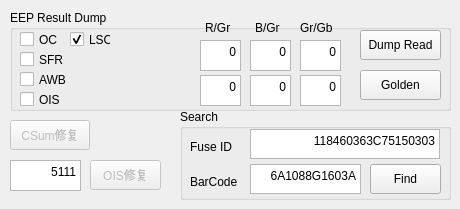
   <widget class="QWidget" name="tab">
    <attribute name="title">
     <string>Parser</string>
    </attribute>
    <widget class="QPushButton" name="pushButton_golden">
     <property name="geometry">
      <rect>
       <x>-130</x>
       <y>50</y>
       <width>91</width>
       <height>30</height>
      </rect>
     </property>
     <property name="text">
      <string>AWB Golden</string>
     </property>
     <property name="checkable">
      <bool>false</bool>
     </property>
    </widget>
    <widget class="QTextEdit" name="R_Gr31">
     <property name="geometry">
      <rect>
       <x>200</x>
       <y>75</y>
       <width>41</width>
       <height>31</height>
      </rect>
     </property>
     <property name="verticalScrollBarPolicy">
      <enum>Qt::ScrollBarAlwaysOff</enum>
     </property>
     <property name="horizontalScrollBarPolicy">
      <enum>Qt::ScrollBarAlwaysOff</enum>
     </property>
     <property name="html">
      <string>&lt;!DOCTYPE HTML PUBLIC &quot;-//W3C//DTD HTML 4.0//EN&quot; &quot;http://www.w3.org/TR/REC-html40/strict.dtd&quot;&gt;
&lt;html&gt;&lt;head&gt;&lt;meta name=&quot;qrichtext&quot; content=&quot;1&quot; /&gt;&lt;style type=&quot;text/css&quot;&gt;
p, li { white-space: pre-wrap; }
&lt;/style&gt;&lt;/head&gt;&lt;body style=&quot; font-family:'SimSun'; font-size:9pt; font-weight:400; font-style:normal;&quot;&gt;
&lt;p align=&quot;right&quot; style=&quot; margin-top:0px; margin-bottom:0px; margin-left:0px; margin-right:0px; -qt-block-indent:0; text-indent:0px;&quot;&gt;0&lt;/p&gt;&lt;/body&gt;&lt;/html&gt;</string>
     </property>
    </widget>
    <widget class="QGroupBox" name="groupBox">
     <property name="geometry">
      <rect>
       <x>10</x>
       <y>10</y>
       <width>441</width>
       <height>101</height>
      </rect>
     </property>
     <property name="title">
      <string>EEP Result Dump</string>
     </property>
     <widget class="QPushButton" name="pushButton_dumpRead">
      <property name="geometry">
       <rect>
        <x>350</x>
        <y>20</y>
        <width>81</width>
        <height>30</height>
       </rect>
      </property>
      <property name="text">
       <string>Dump Read</string>
      </property>
      <property name="checkable">
       <bool>false</bool>
      </property>
     </widget>
     <widget class="QCheckBox" name="checkBox_OIS">
      <property name="geometry">
       <rect>
        <x>10</x>
        <y>80</y>
        <width>61</width>
        <height>19</height>
       </rect>
      </property>
      <property name="text">
       <string>OIS</string>
      </property>
      <property name="checked">
       <bool>false</bool>
      </property>
     </widget>
     <widget class="QPushButton" name="pushButton_golden_select">
      <property name="geometry">
       <rect>
        <x>350</x>
        <y>60</y>
        <width>81</width>
        <height>30</height>
       </rect>
      </property>
      <property name="text">
       <string>Golden</string>
      </property>
      <property name="checkable">
       <bool>false</bool>
      </property>
     </widget>
     <widget class="QCheckBox" name="checkBox_AWB">
      <property name="geometry">
       <rect>
        <x>10</x>
        <y>60</y>
        <width>61</width>
        <height>19</height>
       </rect>
      </property>
      <property name="text">
       <string>AWB</string>
      </property>
      <property name="checked">
       <bool>false</bool>
      </property>
     </widget>
     <widget class="QLabel" name="label_7">
      <property name="geometry">
       <rect>
        <x>195</x>
        <y>10</y>
        <width>31</width>
        <height>16</height>
       </rect>
      </property>
      <property name="text">
       <string>&lt;html&gt;&lt;head/&gt;&lt;body&gt;&lt;p&gt;R/Gr&lt;/p&gt;&lt;/body&gt;&lt;/html&gt;</string>
      </property>
     </widget>
     <widget class="QCheckBox" name="checkBox_SFR">
      <property name="geometry">
       <rect>
        <x>10</x>
        <y>40</y>
        <width>61</width>
        <height>19</height>
       </rect>
      </property>
      <property name="text">
       <string>SFR</string>
      </property>
      <property name="checked">
       <bool>false</bool>
      </property>
     </widget>
     <widget class="QCheckBox" name="checkBox_OC">
      <property name="geometry">
       <rect>
        <x>10</x>
        <y>20</y>
        <width>61</width>
        <height>19</height>
       </rect>
      </property>
      <property name="text">
       <string>OC</string>
      </property>
      <property name="checkable">
       <bool>false</bool>
      </property>
      <property name="checked">
       <bool>false</bool>
      </property>
     </widget>
     <widget class="QCheckBox" name="checkBox_LSC">
      <property name="geometry">
       <rect>
        <x>60</x>
        <y>20</y>
        <width>41</width>
        <height>19</height>
       </rect>
      </property>
      <property name="text">
       <string>LSC</string>
      </property>
      <property name="checked">
       <bool>true</bool>
      </property>
     </widget>
    </widget>
    <widget class="QPushButton" name="pushButton_checkSum">
     <property name="enabled">
      <bool>false</bool>
     </property>
     <property name="geometry">
      <rect>
       <x>10</x>
       <y>120</y>
       <width>80</width>
       <height>30</height>
      </rect>
     </property>
     <property name="text">
      <string>CSum修复</string>
     </property>
     <property name="checkable">
      <bool>false</bool>
     </property>
    </widget>
    <widget class="QTextEdit" name="ois_version">
     <property name="geometry">
      <rect>
       <x>10</x>
       <y>160</y>
       <width>71</width>
       <height>31</height>
      </rect>
     </property>
     <property name="verticalScrollBarPolicy">
      <enum>Qt::ScrollBarAlwaysOff</enum>
     </property>
     <property name="horizontalScrollBarPolicy">
      <enum>Qt::ScrollBarAlwaysOff</enum>
     </property>
     <property name="html">
      <string>&lt;!DOCTYPE HTML PUBLIC &quot;-//W3C//DTD HTML 4.0//EN&quot; &quot;http://www.w3.org/TR/REC-html40/strict.dtd&quot;&gt;
&lt;html&gt;&lt;head&gt;&lt;meta name=&quot;qrichtext&quot; content=&quot;1&quot; /&gt;&lt;style type=&quot;text/css&quot;&gt;
p, li { white-space: pre-wrap; }
&lt;/style&gt;&lt;/head&gt;&lt;body style=&quot; font-family:'SimSun'; font-size:9pt; font-weight:400; font-style:normal;&quot;&gt;
&lt;p align=&quot;right&quot; style=&quot; margin-top:0px; margin-bottom:0px; margin-left:0px; margin-right:0px; -qt-block-indent:0; text-indent:0px;&quot;&gt;5111&lt;/p&gt;&lt;/body&gt;&lt;/html&gt;</string>
     </property>
    </widget>
    <widget class="QPushButton" name="pushButton_ois_repair">
     <property name="enabled">
      <bool>false</bool>
     </property>
     <property name="geometry">
      <rect>
       <x>90</x>
       <y>160</y>
       <width>71</width>
       <height>30</height>
      </rect>
     </property>
     <property name="text">
      <string>OIS修复</string>
     </property>
     <property name="checkable">
      <bool>false</bool>
     </property>
    </widget>
    <widget class="QTextEdit" name="B_Gr31">
     <property name="geometry">
      <rect>
       <x>250</x>
       <y>75</y>
       <width>41</width>
       <height>31</height>
      </rect>
     </property>
     <property name="verticalScrollBarPolicy">
      <enum>Qt::ScrollBarAlwaysOff</enum>
     </property>
     <property name="horizontalScrollBarPolicy">
      <enum>Qt::ScrollBarAlwaysOff</enum>
     </property>
     <property name="html">
      <string>&lt;!DOCTYPE HTML PUBLIC &quot;-//W3C//DTD HTML 4.0//EN&quot; &quot;http://www.w3.org/TR/REC-html40/strict.dtd&quot;&gt;
&lt;html&gt;&lt;head&gt;&lt;meta name=&quot;qrichtext&quot; content=&quot;1&quot; /&gt;&lt;style type=&quot;text/css&quot;&gt;
p, li { white-space: pre-wrap; }
&lt;/style&gt;&lt;/head&gt;&lt;body style=&quot; font-family:'SimSun'; font-size:9pt; font-weight:400; font-style:normal;&quot;&gt;
&lt;p align=&quot;right&quot; style=&quot; margin-top:0px; margin-bottom:0px; margin-left:0px; margin-right:0px; -qt-block-indent:0; text-indent:0px;&quot;&gt;0&lt;/p&gt;&lt;/body&gt;&lt;/html&gt;</string>
     </property>
    </widget>
    <widget class="QLabel" name="label_10">
     <property name="geometry">
      <rect>
       <x>255</x>
       <y>20</y>
       <width>31</width>
       <height>16</height>
      </rect>
     </property>
     <property name="text">
      <string>&lt;html&gt;&lt;head/&gt;&lt;body&gt;&lt;p&gt;B/Gr&lt;/p&gt;&lt;/body&gt;&lt;/html&gt;</string>
     </property>
    </widget>
    <widget class="QLabel" name="label_11">
     <property name="geometry">
      <rect>
       <x>300</x>
       <y>20</y>
       <width>41</width>
       <height>16</height>
      </rect>
     </property>
     <property name="text">
      <string>&lt;html&gt;&lt;head/&gt;&lt;body&gt;&lt;p&gt;Gr/Gb&lt;/p&gt;&lt;/body&gt;&lt;/html&gt;</string>
     </property>
    </widget>
    <widget class="QTextEdit" name="Gr_Gb31">
     <property name="geometry">
      <rect>
       <x>300</x>
       <y>75</y>
       <width>41</width>
       <height>31</height>
      </rect>
     </property>
     <property name="verticalScrollBarPolicy">
      <enum>Qt::ScrollBarAlwaysOff</enum>
     </property>
     <property name="horizontalScrollBarPolicy">
      <enum>Qt::ScrollBarAlwaysOff</enum>
     </property>
     <property name="html">
      <string>&lt;!DOCTYPE HTML PUBLIC &quot;-//W3C//DTD HTML 4.0//EN&quot; &quot;http://www.w3.org/TR/REC-html40/strict.dtd&quot;&gt;
&lt;html&gt;&lt;head&gt;&lt;meta name=&quot;qrichtext&quot; content=&quot;1&quot; /&gt;&lt;style type=&quot;text/css&quot;&gt;
p, li { white-space: pre-wrap; }
&lt;/style&gt;&lt;/head&gt;&lt;body style=&quot; font-family:'SimSun'; font-size:9pt; font-weight:400; font-style:normal;&quot;&gt;
&lt;p align=&quot;right&quot; style=&quot; margin-top:0px; margin-bottom:0px; margin-left:0px; margin-right:0px; -qt-block-indent:0; text-indent:0px;&quot;&gt;0&lt;/p&gt;&lt;/body&gt;&lt;/html&gt;</string>
     </property>
    </widget>
    <widget class="QTextEdit" name="R_Gr51">
     <property name="geometry">
      <rect>
       <x>200</x>
       <y>40</y>
       <width>41</width>
       <height>31</height>
      </rect>
     </property>
     <property name="verticalScrollBarPolicy">
      <enum>Qt::ScrollBarAlwaysOff</enum>
     </property>
     <property name="horizontalScrollBarPolicy">
      <enum>Qt::ScrollBarAlwaysOff</enum>
     </property>
     <property name="html">
      <string>&lt;!DOCTYPE HTML PUBLIC &quot;-//W3C//DTD HTML 4.0//EN&quot; &quot;http://www.w3.org/TR/REC-html40/strict.dtd&quot;&gt;
&lt;html&gt;&lt;head&gt;&lt;meta name=&quot;qrichtext&quot; content=&quot;1&quot; /&gt;&lt;style type=&quot;text/css&quot;&gt;
p, li { white-space: pre-wrap; }
&lt;/style&gt;&lt;/head&gt;&lt;body style=&quot; font-family:'SimSun'; font-size:9pt; font-weight:400; font-style:normal;&quot;&gt;
&lt;p align=&quot;right&quot; style=&quot; margin-top:0px; margin-bottom:0px; margin-left:0px; margin-right:0px; -qt-block-indent:0; text-indent:0px;&quot;&gt;0&lt;/p&gt;&lt;/body&gt;&lt;/html&gt;</string>
     </property>
    </widget>
    <widget class="QTextEdit" name="B_Gr51">
     <property name="geometry">
      <rect>
       <x>250</x>
       <y>40</y>
       <width>41</width>
       <height>31</height>
      </rect>
     </property>
     <property name="verticalScrollBarPolicy">
      <enum>Qt::ScrollBarAlwaysOff</enum>
     </property>
     <property name="horizontalScrollBarPolicy">
      <enum>Qt::ScrollBarAlwaysOff</enum>
     </property>
     <property name="html">
      <string>&lt;!DOCTYPE HTML PUBLIC &quot;-//W3C//DTD HTML 4.0//EN&quot; &quot;http://www.w3.org/TR/REC-html40/strict.dtd&quot;&gt;
&lt;html&gt;&lt;head&gt;&lt;meta name=&quot;qrichtext&quot; content=&quot;1&quot; /&gt;&lt;style type=&quot;text/css&quot;&gt;
p, li { white-space: pre-wrap; }
&lt;/style&gt;&lt;/head&gt;&lt;body style=&quot; font-family:'SimSun'; font-size:9pt; font-weight:400; font-style:normal;&quot;&gt;
&lt;p align=&quot;right&quot; style=&quot; margin-top:0px; margin-bottom:0px; margin-left:0px; margin-right:0px; -qt-block-indent:0; text-indent:0px;&quot;&gt;0&lt;/p&gt;&lt;/body&gt;&lt;/html&gt;</string>
     </property>
    </widget>
    <widget class="QTextEdit" name="Gr_Gb51">
     <property name="geometry">
      <rect>
       <x>300</x>
       <y>40</y>
       <width>41</width>
       <height>31</height>
      </rect>
     </property>
     <property name="verticalScrollBarPolicy">
      <enum>Qt::ScrollBarAlwaysOff</enum>
     </property>
     <property name="horizontalScrollBarPolicy">
      <enum>Qt::ScrollBarAlwaysOff</enum>
     </property>
     <property name="html">
      <string>&lt;!DOCTYPE HTML PUBLIC &quot;-//W3C//DTD HTML 4.0//EN&quot; &quot;http://www.w3.org/TR/REC-html40/strict.dtd&quot;&gt;
&lt;html&gt;&lt;head&gt;&lt;meta name=&quot;qrichtext&quot; content=&quot;1&quot; /&gt;&lt;style type=&quot;text/css&quot;&gt;
p, li { white-space: pre-wrap; }
&lt;/style&gt;&lt;/head&gt;&lt;body style=&quot; font-family:'SimSun'; font-size:9pt; font-weight:400; font-style:normal;&quot;&gt;
&lt;p align=&quot;right&quot; style=&quot; margin-top:0px; margin-bottom:0px; margin-left:0px; margin-right:0px; -qt-block-indent:0; text-indent:0px;&quot;&gt;0&lt;/p&gt;&lt;/body&gt;&lt;/html&gt;</string>
     </property>
    </widget>
    <widget class="QGroupBox" name="groupBox_4">
     <property name="geometry">
      <rect>
       <x>180</x>
       <y>109</y>
       <width>271</width>
       <height>91</height>
      </rect>
     </property>
     <property name="title">
      <string>Search</string>
     </property>
     <widget class="QTextEdit" name="fuseId">
      <property name="geometry">
       <rect>
        <x>70</x>
        <y>20</y>
        <width>190</width>
        <height>30</height>
       </rect>
      </property>
      <property name="verticalScrollBarPolicy">
       <enum>Qt::ScrollBarAlwaysOff</enum>
      </property>
      <property name="horizontalScrollBarPolicy">
       <enum>Qt::ScrollBarAlwaysOff</enum>
      </property>
      <property name="html">
       <string>&lt;!DOCTYPE HTML PUBLIC &quot;-//W3C//DTD HTML 4.0//EN&quot; &quot;http://www.w3.org/TR/REC-html40/strict.dtd&quot;&gt;
&lt;html&gt;&lt;head&gt;&lt;meta name=&quot;qrichtext&quot; content=&quot;1&quot; /&gt;&lt;style type=&quot;text/css&quot;&gt;
p, li { white-space: pre-wrap; }
&lt;/style&gt;&lt;/head&gt;&lt;body style=&quot; font-family:'SimSun'; font-size:9pt; font-weight:400; font-style:normal;&quot;&gt;
&lt;p align=&quot;right&quot; style=&quot; margin-top:0px; margin-bottom:0px; margin-left:0px; margin-right:0px; -qt-block-indent:0; text-indent:0px;&quot;&gt;118460363C75150303&lt;/p&gt;&lt;/body&gt;&lt;/html&gt;</string>
      </property>
     </widget>
     <widget class="QLabel" name="label_12">
      <property name="geometry">
       <rect>
        <x>10</x>
        <y>30</y>
        <width>60</width>
        <height>16</height>
       </rect>
      </property>
      <property name="text">
       <string>Fuse ID</string>
      </property>
     </widget>
     <widget class="QLabel" name="label_13">
      <property name="geometry">
       <rect>
        <x>10</x>
        <y>65</y>
        <width>60</width>
        <height>16</height>
       </rect>
      </property>
      <property name="text">
       <string>BarCode</string>
      </property>
     </widget>
     <widget class="QTextEdit" name="barCode">
      <property name="geometry">
       <rect>
        <x>70</x>
        <y>55</y>
        <width>111</width>
        <height>30</height>
       </rect>
      </property>
      <property name="verticalScrollBarPolicy">
       <enum>Qt::ScrollBarAlwaysOff</enum>
      </property>
      <property name="horizontalScrollBarPolicy">
       <enum>Qt::ScrollBarAlwaysOff</enum>
      </property>
      <property name="html">
       <string>&lt;!DOCTYPE HTML PUBLIC &quot;-//W3C//DTD HTML 4.0//EN&quot; &quot;http://www.w3.org/TR/REC-html40/strict.dtd&quot;&gt;
&lt;html&gt;&lt;head&gt;&lt;meta name=&quot;qrichtext&quot; content=&quot;1&quot; /&gt;&lt;style type=&quot;text/css&quot;&gt;
p, li { white-space: pre-wrap; }
&lt;/style&gt;&lt;/head&gt;&lt;body style=&quot; font-family:'SimSun'; font-size:9pt; font-weight:400; font-style:normal;&quot;&gt;
&lt;p align=&quot;right&quot; style=&quot; margin-top:0px; margin-bottom:0px; margin-left:0px; margin-right:0px; -qt-block-indent:0; text-indent:0px;&quot;&gt;6A1088G1603A&lt;/p&gt;&lt;/body&gt;&lt;/html&gt;</string>
      </property>
     </widget>
     <widget class="QPushButton" name="pushButton_find">
      <property name="geometry">
       <rect>
        <x>190</x>
        <y>55</y>
        <width>71</width>
        <height>30</height>
       </rect>
      </property>
      <property name="text">
       <string>Find</string>
      </property>
      <property name="checkable">
       <bool>false</bool>
      </property>
     </widget>
    </widget>
    <zorder>groupBox</zorder>
    <zorder>groupBox_4</zorder>
    <zorder>pushButton_golden</zorder>
    <zorder>R_Gr31</zorder>
    <zorder>pushButton_checkSum</zorder>
    <zorder>ois_version</zorder>
    <zorder>pushButton_ois_repair</zorder>
    <zorder>B_Gr31</zorder>
    <zorder>label_10</zorder>
    <zorder>label_11</zorder>
    <zorder>Gr_Gb31</zorder>
    <zorder>R_Gr51</zorder>
    <zorder>B_Gr51</zorder>
    <zorder>Gr_Gb51</zorder>
   </widget>
